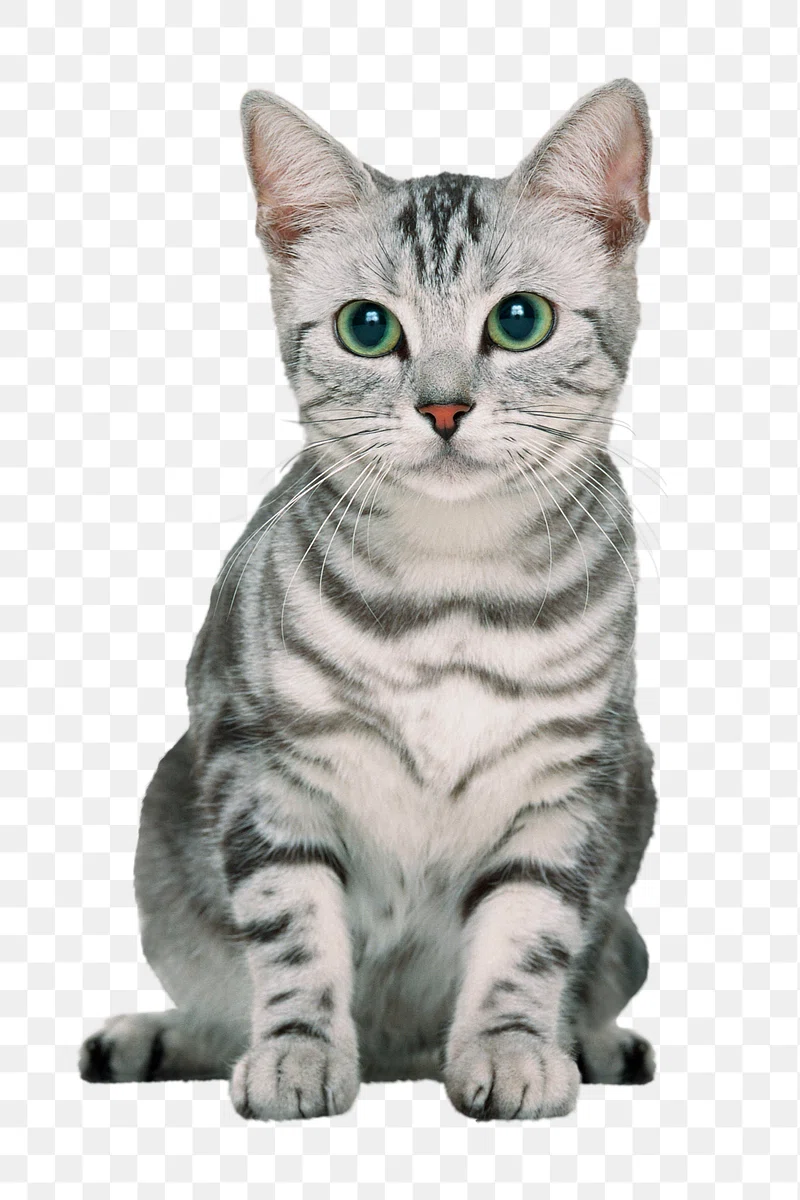
#> input picture 7_kubeflow_app_data_pipeline/Notebooks/cat.jpg, 800 x 1200 px
$ jupyter execute --allow-errors inference_test.ipynb
#> lines starting #> are read from the running program, lines starting #| are printed output that depends on the picture
[cell 1]
import requests
import numpy as np
from PIL import Image
import json
import base64
# Function to preprocess the image
def preprocess_image(image_path):
    # Load the image
#> called with image_path = 'cat.jpg'
    image = Image.open(image_path)
#> image is the input picture: PIL image 800x1200 RGB; mean R, G, B 206.8, 205.8, 203.3
    # Resize the image to 224x224 (the input size expected by MobileNetV2)
    image = image.resize((224, 224))
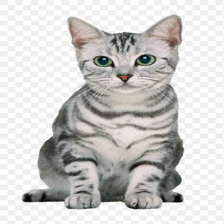
#> image: PIL image 224x224 RGB; mean R, G, B 206.7, 205.7, 203.3
    # Convert the image to a numpy array
    image_array = np.array(image)
    # Normalize the image array to [0, 1]
    image_array = image_array / 255.0
    # Add a batch dimension
    image_array = np.expand_dims(image_array, axis=0)
    return image_array

# Function to make an inference request to OpenVINO
def predict(image_array, inference_url):
    # Convert the image array to a list of floats
    image_list = image_array.astype(np.float32).tolist()
#> image_list = 1 item

    # Prepare the payload
    payload = {
        "inputs": [
            {
                "name": "input",
                "shape": [1, 224, 224, 3],
                "datatype": "FP32",
                "data": image_list
            }
        ]
    }

    # Prepare the headers
    headers = {'Content-Type': 'application/json'}

    # Make a POST request to the inference URL
    response = requests.post(inference_url, headers=headers, json=payload)

    # Check if the request was successful
    if response.status_code == 200:
        # Parse the response JSON
        predictions = response.json()
        return predictions
    else:
        print(f"Request failed with status code {response.status_code}")
        print(response.text)
        return None
# Path to the input image
image_path = 'cat.jpg'
# URL of the OpenVINO inference endpoint
inference_url = 'https://test-nageshrathodiot-dev.apps.sandbox-m2.ll9k.p1.openshiftapps.com/v2/models/test/infer'


# Preprocess the image
image_array = preprocess_image(image_path)

# Make an inference request
#> (the rest of this cell did not finish here and is left out)
